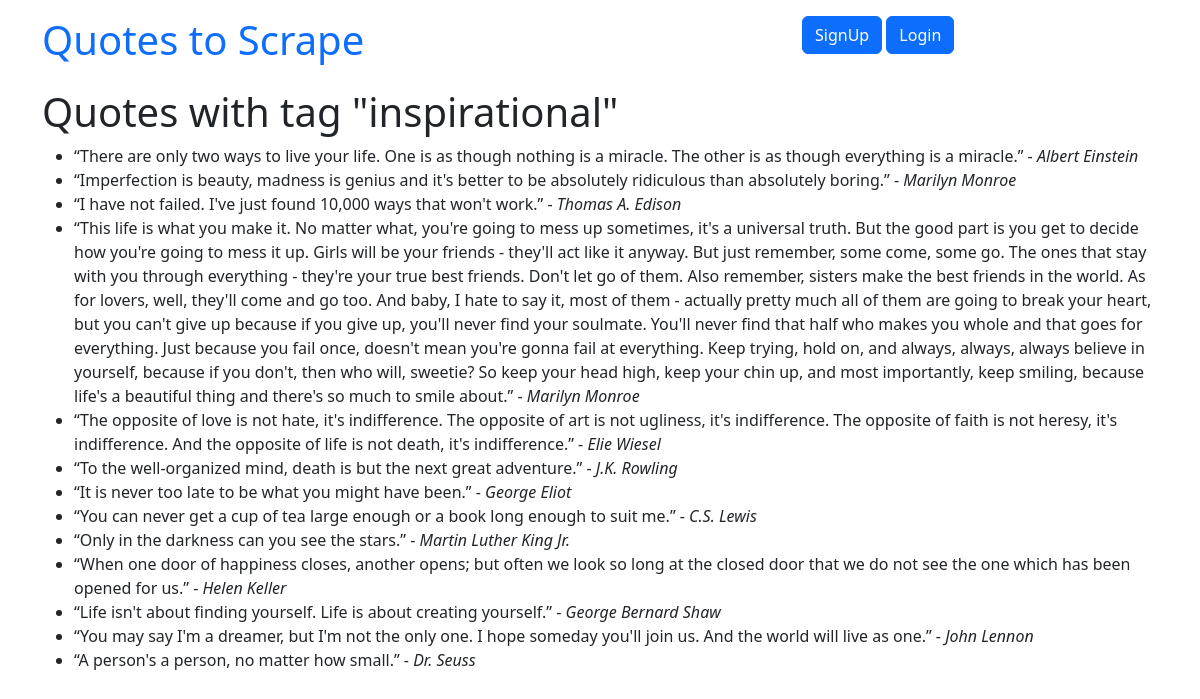
/tag/inspirational/, run on the app's committed database.
### quotes/models.py (models this page shows, shortened)
class Tag(models.Model):
    name = models.CharField(max_length=50, null=False, unique=True)
    def __str__(self):
        return self.name

class Quote(models.Model):
    quote = models.TextField()
    tags = models.ManyToManyField(Tag)
    author = models.ForeignKey(Author, on_delete=models.CASCADE, default=None, null=True)
    created_at = models.DateTimeField(auto_now_add=True)

class Author(models.Model):
    fullname = models.CharField(max_length=50)
    date_born = models.CharField(max_length=50)
    born_location = models.CharField(max_length=150)
    bio = models.TextField()
    created_at = models.DateTimeField(auto_now_add=True)

### quotes/views.py (the view)
# urls.py: path('tag/<slug:tag_name>/', views.tag_quotes, name='tag_quotes'),
def tag_quotes(request, tag_name):
    tag = get_object_or_404(Tag, name=tag_name)
    quotes = Quote.objects.filter(tags__name=tag_name)
    context = {
        'tag': tag,
        'quotes': quotes,
    }
    return render(request, 'quotes/tag_quotes.html', context)

### quotes/templates/quotes/tag_quotes.html
{% extends 'quotes/base.html' %}
{% block content %}
  <h1>Quotes with tag "{{ tag }}"</h1>
  <ul>
    {% for quote in quotes %}
      <li>{{ quote.quote }} - <em>{{ quote.author.fullname }}</em></li>
    {% endfor %}
  </ul>
{% endblock %}

### data on the page
Tag: name "inspirational"
Quote: quote "“There are only two ways to live your life. One is as though nothing is a miracle. The other is as though everything is a miracle.”", author.fullname "Albert Einstein"
Quote: quote "“Imperfection is beauty, madness is genius and it's better to be absolutely ridiculous than absolutely boring.”", author.fullname "Marilyn Monroe"
Quote: quote "“I have not failed. I've just found 10,000 ways that won't work.”", author.fullname "Thomas A. Edison"
Quote: quote "“This life is what you make it. No matter what, you're going to mess up sometimes, it's a universal truth. But the good part is you get to decide how you're going to mess it up. Girls will be your friends - they'll act like it anyway. But just remember, some come, some go. The ones that stay with you through everything - they're your true best friends. Don't let go of them. Also remember, sisters make the best friends in the world. As for lovers, well, they'll come and go too. And baby, I hate to say it, most of them - actually pretty much all of them are going to break your heart, but you can't give up because if you give up, you'll never find your soulmate. You'll never find that half who…", author.fullname "Marilyn Monroe"
Quote: quote "“The opposite of love is not hate, it's indifference. The opposite of art is not ugliness, it's indifference. The opposite of faith is not heresy, it's indifference. And the opposite of life is not death, it's indifference.”", author.fullname "Elie Wiesel"
Quote: quote "“To the well-organized mind, death is but the next great adventure.”", author.fullname "J.K. Rowling"
Quote: quote "“It is never too late to be what you might have been.”", author.fullname "George Eliot"
Quote: quote "“You can never get a cup of tea large enough or a book long enough to suit me.”", author.fullname "C.S. Lewis"
Quote: quote "“Only in the darkness can you see the stars.”", author.fullname "Martin Luther King Jr."
Quote: quote "“When one door of happiness closes, another opens; but often we look so long at the closed door that we do not see the one which has been opened for us.”", author.fullname "Helen Keller"
Quote: quote "“Life isn't about finding yourself. Life is about creating yourself.”", author.fullname "George Bernard Shaw"
Quote: quote "“You may say I'm a dreamer, but I'm not the only one. I hope someday you'll join us. And the world will live as one.”", author.fullname "John Lennon"
Quote: quote "“A person's a person, no matter how small.”", author.fullname "Dr. Seuss"
